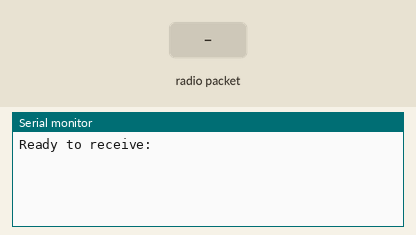
Recording of a sketch running on a simulated Arduino Uno, built with avr-gcc and run on an emulated ATmega328P. On the bench: the last lines printed to the serial monitor. Inputs (shaded band) come from the test bench. No radio packets arrive unless stated.

Above: at 1.2 s.
1.3 s: radio packet "1" arrives
At 2.5 s:
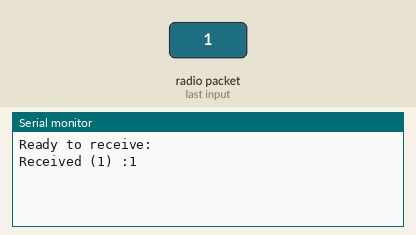
2.8 s: radio packet "0" arrives
At 3.6 s:
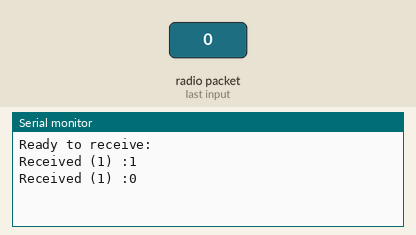
4.3 s: radio packet "2" arrives
At 4.8 s:
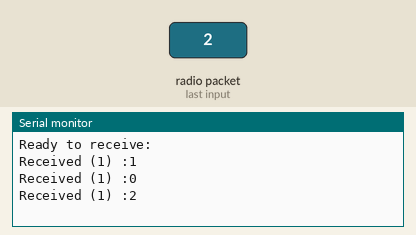

Measured:
- after the input at 1.3 s, the serial monitor: prints a new line at once (image 1)
- after the input at 2.8 s, the serial monitor: prints a new line at once (image 2)
- after the input at 4.3 s, the serial monitor: prints a new line at once (image 3)

The sketch:

433mhz_rf_receiver.ino
```cpp
#include <VirtualWire.h>

byte message[VW_MAX_MESSAGE_LEN]; // a buffer to store the incoming messages
byte messageLength = VW_MAX_MESSAGE_LEN; // the size of the message

const int RX_DIO_Pin = 11; // default 11

void setup()
{
  Serial.begin(9600);
  Serial.println("Ready to receive:");
  vw_set_rx_pin(RX_DIO_Pin); // Initialize RX pin
  vw_setup(2000); // Transfer speed : 2000 bits per sec
  vw_rx_start(); // Start the receiver
}

void loop()
{
  if (vw_get_message(message, &messageLength)) // Non-blocking
  {
    Serial.print("Received (");
    Serial.print(messageLength);
    Serial.print(") :");

    for (int i = 0; i < messageLength; i++)
    {
      Serial.write(message[i]);
    }
    Serial.println();
  }
}
```
